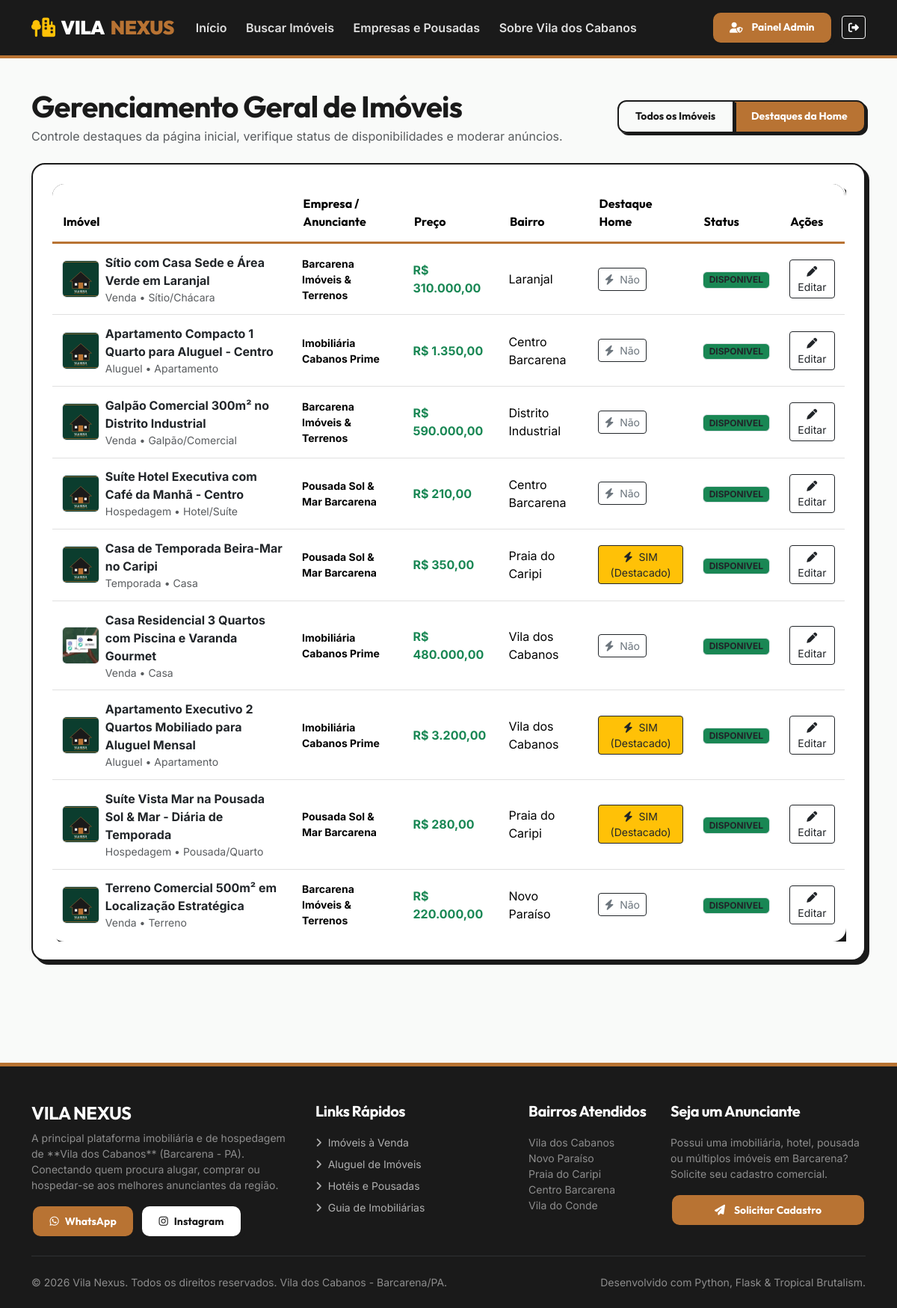
Screenshot of /admin/imoveis (signed in) with the database file from the repository.
### app/models/property.py (models this page shows, shortened)
class Property(db.Model):
    __tablename__ = 'properties'
    id = db.Column(db.Integer, primary_key=True)
    title = db.Column(db.String(200), nullable=False)
    purpose = db.Column(db.String(30), nullable=False, default='Venda')  # Venda, Aluguel, Temporada, Hospedagem
    property_type = db.Column(db.String(50), nullable=False, default='Casa')  # Casa, Apartamento, Terreno, Pousada/Quarto, Hotel/Suíte, Galpão/Comercial, Sítio/Chácara
    price = db.Column(db.Numeric(12, 2), nullable=False, default=0.0)
    neighborhood = db.Column(db.String(100), nullable=False, default='Vila dos Cabanos')
    address = db.Column(db.String(255), nullable=False)
    description = db.Column(db.Text, nullable=False)
    bedrooms = db.Column(db.Integer, default=0)
    bathrooms = db.Column(db.Integer, default=0)
    suites = db.Column(db.Integer, default=0)
    parking_spaces = db.Column(db.Integer, default=0)
    area_sqm = db.Column(db.Float, default=0.0)
    features = db.Column(db.Text, nullable=True)  # Comma-separated or JSON tags: Piscina, Garagem, Ar Condicionado...
    latitude = db.Column(db.Float, nullable=True)
    longitude = db.Column(db.Float, nullable=True)
    company_id = db.Column(db.Integer, db.ForeignKey('companies.id', ondelete='CASCADE'), nullable=False)
    phone = db.Column(db.String(30), nullable=False)
    email = db.Column(db.String(120), nullable=False)
    status = db.Column(db.String(30), nullable=False, default='disponivel')  # disponivel, vendido, alugado, reservado
    is_highlighted = db.Column(db.Boolean, default=False)
    views_count = db.Column(db.Integer, default=0)
    created_at = db.Column(db.DateTime, default=datetime.utcnow)
    updated_at = db.Column(db.DateTime, default=datetime.utcnow, onupdate=datetime.utcnow)
    images = db.relationship('PropertyImage', backref='property', lazy='joined', cascade='all, delete-orphan', order_by='PropertyImage.order')
    def primary_image_url(self):
        if self.images:
            primary = next((img for img in self.images if img.is_primary), self.images[0])
            return primary.get_url()
        return '/static/images/property_placeholder.svg'
    def formatted_price(self):
        return f"R$ {self.price:,.2f}".replace(',', 'X').replace('.', ',').replace('X', '.')

class PropertyImage(db.Model):
    __tablename__ = 'property_images'
    id = db.Column(db.Integer, primary_key=True)
    property_id = db.Column(db.Integer, db.ForeignKey('properties.id', ondelete='CASCADE'), nullable=False)
    filename = db.Column(db.String(500), nullable=False)
    is_primary = db.Column(db.Boolean, default=False)
    order = db.Column(db.Integer, default=0)
    created_at = db.Column(db.DateTime, default=datetime.utcnow)
    def get_url(self):
        if self.filename.startswith('http://') or self.filename.startswith('https://'):
            return self.filename
        if self.filename == 'property_placeholder.svg':
            return '/static/images/property_placeholder.svg'
        return f'/static/uploads/{self.filename}'

### app/models/company.py (models this page shows, shortened)
class Company(db.Model):
    __tablename__ = 'companies'
    id = db.Column(db.Integer, primary_key=True)
    name = db.Column(db.String(150), nullable=False)
    cnpj_cpf = db.Column(db.String(30), nullable=True)
    business_type = db.Column(db.String(50), nullable=False, default='Imobiliária')  # Imobiliária, Hotel, Pousada, Proprietário Particular, Outro
    phone = db.Column(db.String(30), nullable=False)
    whatsapp = db.Column(db.String(30), nullable=True)
    email = db.Column(db.String(120), nullable=False)
    address = db.Column(db.String(255), nullable=True)
    neighborhood = db.Column(db.String(100), nullable=False, default='Vila dos Cabanos')
    description = db.Column(db.Text, nullable=True)
    logo_filename = db.Column(db.String(255), nullable=True)
    is_approved = db.Column(db.Boolean, default=True)
    created_at = db.Column(db.DateTime, default=datetime.utcnow)
    users = db.relationship('User', backref='company', lazy='dynamic')
    properties = db.relationship('Property', backref='company', lazy='dynamic', cascade='all, delete-orphan')

### app/blueprints/admin/routes.py (the view)
@admin_bp.route('/imoveis')
def properties_list():
    page = request.args.get('page', 1, type=int)
    highlight_filter = request.args.get('highlight', '')
    status_filter = request.args.get('status', '')
    query = Property.query
    if highlight_filter == 'true':
        query = query.filter_by(is_highlighted=True)
    if status_filter:
        query = query.filter_by(status=status_filter)
    pagination = query.order_by(desc(Property.created_at)).paginate(page=page, per_page=12, error_out=False)
    return render_template('admin/properties_list.html',
                           properties=pagination.items,
                           pagination=pagination,
                           highlight_filter=highlight_filter,
                           status_filter=status_filter)

### app/blueprints/admin/routes.py (called while the page is built)
def check_admin_access():
    if not current_user.is_authenticated:
        abort(401)
    if not current_user.is_admin():
        flash('Acesso restrito ao Painel Administrativo.', 'danger')
        abort(403)

@admin_bp.before_request
def before_request_hook():
    check_admin_access()

### app/models/user.py (called while the page is built)
@login_manager.user_loader
def load_user(user_id):
    return User.query.get(int(user_id))

    def is_admin(self):
        return self.role == 'admin'

### app/templates/admin/properties_list.html (shortened to what this page needs)
{% extends 'base.html' %}
{% block content %}
<div class="container py-4 mb-5">
  <div class="d-flex justify-content-between align-items-center mb-4">
    <div>
      <h1 class="font-heading fw-bold mb-1">Gerenciamento Geral de Imóveis</h1>
      <p class="text-muted mb-0">Controle destaques da página inicial, verifique status de disponibilidades e moderar anúncios.</p>
    </div>
    <div class="btn-group">
      <a href="{{ url_for('admin.properties_list') }}" class="btn btn-vn-outline btn-sm {% if not highlight_filter %}active{% endif %}">Todos os Imóveis</a>
      <a href="{{ url_for('admin.properties_list', highlight='true') }}" class="btn btn-vn-copper btn-sm {% if highlight_filter == 'true' %}active{% endif %}">Destaques da Home</a>
    </div>
  </div>
  <div class="card card-brutalist p-4">
    <div class="table-responsive">
      <table class="table table-brutalist align-middle mb-0">
        <thead>
          <tr>
            <th>Imóvel</th>
            <th>Empresa / Anunciante</th>
            <th>Preço</th>
            <th>Bairro</th>
            <th>Destaque Home</th>
            <th>Status</th>
            <th>Ações</th>
          </tr>
        </thead>
        <tbody>
          {% for prop in properties %}
            <tr>
              <td>
                <div class="d-flex align-items-center">
                  <img src="{{ prop.primary_image_url() }}" style="width: 50px; height: 50px; object-fit: cover;" class="rounded border me-2">
                  <div>
                    <a href="{{ url_for('main.property_detail', id=prop.id) }}" class="fw-bold text-dark text-decoration-none" target="_blank">
                      {{ prop.title }}
                    </a>
                    <div class="small text-muted">{{ prop.purpose }} • {{ prop.property_type }}</div>
                  </div>
                </div>
              </td>
              <td class="small fw-bold">{{ prop.company.name if prop.company else 'Anunciante' }}</td>
              <td class="fw-bold text-success">{{ prop.formatted_price() }}</td>
              <td>{{ prop.neighborhood }}</td>
              <td>
                <form method="POST" action="{{ url_for('admin.toggle_property_highlight', id=prop.id) }}" class="d-inline">
                  <button type="submit" class="btn btn-sm btn-{{ 'warning text-dark' if prop.is_highlighted else 'outline-secondary' }} border-dark">
                    <i class="fa-solid fa-bolt me-1"></i> {{ 'SIM (Destacado)' if prop.is_highlighted else 'Não' }}
                  </button>
                </form>
              </td>
              <td>
                <span class="badge bg-{{ 'success' if prop.status == 'disponivel' else 'warning' }} text-dark border">
                  {{ prop.status.upper() }}
                </span>
              </td>
              <td>
                <a href="{{ url_for('entrepreneur.property_edit', id=prop.id) }}" class="btn btn-sm btn-outline-dark">
                  <i class="fa-solid fa-pen"></i> Editar
                </a>
              </td>
            </tr>
          {% else %}
            <tr>
              <td colspan="7" class="text-center text-muted py-4">Nenhum imóvel encontrado.</td>
            </tr>
          {% endfor %}
        </tbody>
      </table>
    </div>
  </div>
</div>
{% endblock %}

### app/static/css/main.css (style rules this page uses)
:root { --vn-obsidian: #1A1A1A; --vn-copper: #B87333; --vn-copper-hover: #9E6028; --vn-sand: #F9FAF9; --vn-sand-card: #FFFFFF; --vn-emerald: #0B3D2E; --vn-emerald-light: #145944; --vn-muted: #6C757D; --vn-border-width: 2px; --vn-shadow: 5px 5px 0px var(--vn-obsidian); --vn-shadow-lg: 8px 8px 0px var(--vn-obsidian); --vn-shadow-copper: 5px 5px 0px var(--vn-copper); --vn-radius: 18px; --vn-radius-btn: 12px; --vn-radius-badge: 8px; }
body { font-family: 'Inter', system-ui, -apple-system, BlinkMacSystemFont, "Segoe UI", Roboto, sans-serif; background-color: var(--vn-sand); color: var(--vn-obsidian); margin: 0; padding: 0; min-height: 100vh; display: flex; flex-direction: column; }
h1, h2, h3, h4, h5, h6, .font-heading, .navbar-brand, .btn-brutalist { font-family: 'Outfit', sans-serif; font-weight: 700; letter-spacing: -0.02em; color: var(--vn-obsidian); }
.card-brutalist { background-color: var(--vn-sand-card); border: var(--vn-border-width) solid var(--vn-obsidian); box-shadow: var(--vn-shadow); border-radius: var(--vn-radius); transition: transform 0.2s cubic-bezier(0.165, 0.84, 0.44, 1), box-shadow 0.2s cubic-bezier(0.165, 0.84, 0.44, 1); overflow: hidden; }
.btn-vn-copper { background-color: var(--vn-copper); color: #FFFFFF !important; font-family: 'Outfit', sans-serif; font-weight: 700; border: var(--vn-border-width) solid var(--vn-obsidian); box-shadow: 3px 3px 0px var(--vn-obsidian); border-radius: var(--vn-radius-btn); padding: 0.6rem 1.4rem; transition: all 0.15s ease-in-out; text-decoration: none; display: inline-flex; align-items: center; justify-content: center; gap: 0.5rem; }
.btn-vn-outline { background-color: #FFFFFF; color: var(--vn-obsidian) !important; font-family: 'Outfit', sans-serif; font-weight: 700; border: var(--vn-border-width) solid var(--vn-obsidian); box-shadow: 3px 3px 0px var(--vn-obsidian); border-radius: var(--vn-radius-btn); padding: 0.6rem 1.4rem; transition: all 0.15s ease-in-out; text-decoration: none; display: inline-flex; align-items: center; justify-content: center; gap: 0.5rem; }
.table-brutalist { border: var(--vn-border-width) solid var(--vn-obsidian); box-shadow: var(--vn-shadow); border-radius: var(--vn-radius); overflow: hidden; background-color: #FFFFFF; }
.table-brutalist thead { background-color: var(--vn-obsidian); color: #FFFFFF; font-family: 'Outfit', sans-serif; }
.table-brutalist th { padding: 0.9rem; border-bottom: 3px solid var(--vn-copper); }
.table-brutalist td { padding: 0.8rem; vertical-align: middle; border-bottom: 1px solid #E0E0E0; }

### rows the page displays
Property: primary_image_url (placeholder picture), title "Sítio com Casa Sede e Área Verde em Laranjal", purpose "Venda", property_type "Sítio/Chácara", company "Barcarena Imóveis & Terrenos", formatted_price "R$ 310.000,00", neighborhood "Laranjal", is_highlighted "Não", status "DISPONIVEL"
Property: primary_image_url (placeholder picture), title "Apartamento Compacto 1 Quarto para Aluguel - Centro", purpose "Aluguel", property_type "Apartamento", company "Imobiliária Cabanos Prime", formatted_price "R$ 1.350,00", neighborhood "Centro Barcarena", is_highlighted "Não", status "DISPONIVEL"
Property: primary_image_url (placeholder picture), title "Galpão Comercial 300m² no Distrito Industrial", purpose "Venda", property_type "Galpão/Comercial", company "Barcarena Imóveis & Terrenos", formatted_price "R$ 590.000,00", neighborhood "Distrito Industrial", is_highlighted "Não", status "DISPONIVEL"
Property: primary_image_url (placeholder picture), title "Suíte Hotel Executiva com Café da Manhã - Centro", purpose "Hospedagem", property_type "Hotel/Suíte", company "Pousada Sol & Mar Barcarena", formatted_price "R$ 210,00", neighborhood "Centro Barcarena", is_highlighted "Não", status "DISPONIVEL"
Property: primary_image_url (placeholder picture), title "Casa de Temporada Beira-Mar no Caripi", purpose "Temporada", property_type "Casa", company "Pousada Sol & Mar Barcarena", formatted_price "R$ 350,00", neighborhood "Praia do Caripi", is_highlighted "SIM (Destacado)", status "DISPONIVEL"
Property: primary_image_url (picture), title "Casa Residencial 3 Quartos com Piscina e Varanda Gourmet", purpose "Venda", property_type "Casa", company "Imobiliária Cabanos Prime", formatted_price "R$ 480.000,00", neighborhood "Vila dos Cabanos", is_highlighted "Não", status "DISPONIVEL"
Property: primary_image_url (placeholder picture), title "Apartamento Executivo 2 Quartos Mobiliado para Aluguel Mensal", purpose "Aluguel", property_type "Apartamento", company "Imobiliária Cabanos Prime", formatted_price "R$ 3.200,00", neighborhood "Vila dos Cabanos", is_highlighted "SIM (Destacado)", status "DISPONIVEL"
Property: primary_image_url (placeholder picture), title "Suíte Vista Mar na Pousada Sol & Mar - Diária de Temporada", purpose "Hospedagem", property_type "Pousada/Quarto", company "Pousada Sol & Mar Barcarena", formatted_price "R$ 280,00", neighborhood "Praia do Caripi", is_highlighted "SIM (Destacado)", status "DISPONIVEL"
Property: primary_image_url (placeholder picture), title "Terreno Comercial 500m² em Localização Estratégica", purpose "Venda", property_type "Terreno", company "Barcarena Imóveis & Terrenos", formatted_price "R$ 220.000,00", neighborhood "Novo Paraíso", is_highlighted "Não", status "DISPONIVEL"

### other values shown
{{ 2026 }} "2026"
